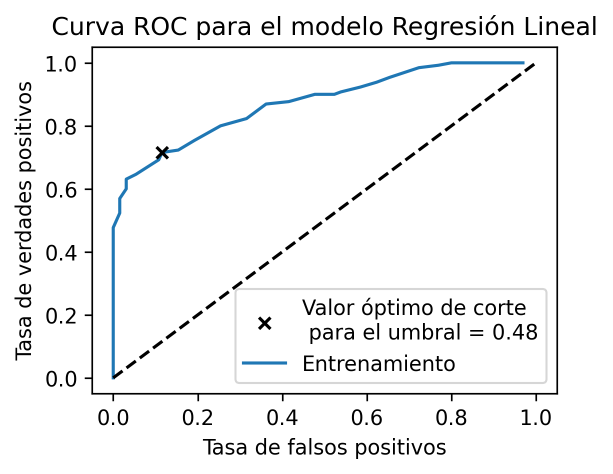
#> input picture documents/notebook_images/analysis: Interpretable Models - Full Images - Predictions- TFM_img_0.png, 1225 x 947 px, given in place of demo1_full.gif, which was not available (shown at 1/2 size)
$ jupyter execute --allow-errors crop_gif.ipynb   (text cells are left out)
#> lines starting #> are read from the running program, lines starting #| are printed output that depends on the picture; pictures that were not available may be replaced by others from this repository, and a replacement may not be noted
[cell 1]
import copy

[cell 2]
from PIL import Image as PILImage, ImageSequence
from IPython.display import Image as DisplayImage, display
import copy
import os
import numpy as np


def read_gif(path):
#> called with path = 'raw_gif/demo1_full.gif'
    gif = PILImage.open(path)
#> gif is the input picture: PIL image 1225x947 RGBA; mean R, G, B, A 241.5, 242.1, 242.5, 255
    frames = [frame.copy().convert("RGBA") for frame in ImageSequence.Iterator(gif)]
#> frames = 1 item
    duration = gif.info.get("duration", 100)  # milliseconds per frame
#> duration = 100
    loop = gif.info.get("loop", 0)
#> loop = 0
    return frames, duration, loop


def apply_operations(operations, frames):
    result = copy.copy(frames)
    for op in reversed(operations):
        print(op)
        if op[2] == "speed":
            start_frame = op[0]
            end_frame = op[1]
            step = op[3]
            result_0 = result[:start_frame]
            result_op = result[start_frame:end_frame:step]
            result_1 = result[end_frame:]

            print("Len result before operation: ", len(result))
            print("Len result after operation: ", len(result_0 + result_op + result_1))

            result = result_0 + result_op + result_1

    return result


def resize_frames(frames, scale=0.5):
    w, h = frames[0].size
    new_size = (int(w * scale), int(h * scale))

    return [frame.resize(new_size, resample=PILImage.LANCZOS) for frame in frames]


def save_gif(frames, output_path, duration=100, loop=0):
    if not frames:
        raise ValueError("No frames to save.")

    # GIF works best in palette mode
    gif_frames = frames

    gif_frames[0].save(
        output_path,
        save_all=True,
        append_images=gif_frames[1:],
        duration=duration,
        loop=loop,
        disposal=2,
        optimize=True,
    )

    return output_path


def save_webp(frames, output_path, duration=100):
    if not frames:
        raise ValueError("No frames")

    rgb_frames = [f.convert("RGB") for f in frames]

    rgb_frames[0].save(
        output_path,
        save_all=True,
        append_images=rgb_frames[1:],
        duration=duration,
        loop=0,
        format="WEBP",
        lossless=False,
        quality=80,  # adjust 50–90
    )

    return output_path

[cell 3]
input_path = "raw_gif/demo1_full.gif"
operations = [
    (0, 120, "speed", 1),
    (120, 140, "speed", 1),
    (140, 200, "speed", 4),
    (200, 767, "speed", 50),
    (767, 843, "speed", 2),
]

output_path = "demo1_edited.gif"
output_path_webp = "demo1_edited.webp"
frames, duration, loop = read_gif(input_path)
#> frames = 1 item; duration = 100; loop = 0

frames = resize_frames(frames, 0.30)
print("Current duration: ", duration, "Current frames: ", len(frames))
#| Current duration:  100 Current frames:  1
new_frames = apply_operations(operations, frames)
#> in apply_operations, `result = copy.copy(frames)`: result = 1 item
#> the loop in apply_operations, `for op in reversed(operations):` made 5 passes
#| Len result before operation:  1
#| Len result after operation:  1
#| Len result before operation:  1
#| Len result after operation:  1
#| Len result before operation:  1
#| Len result after operation:  1
#| Len result before operation:  1
#| Len result after operation:  1
#| Len result before operation:  1
#| Len result after operation:  1
#> new_frames = 1 item
new_duration = duration * len(new_frames) / len(frames) + 20
#> new_duration = 120
new = int(new_duration)
#> new = 120
print("New duration: ", new_duration, "New frames: ", len(new_frames))
#| New duration:  120.0 New frames:  1
save_webp(new_frames, "edited_gif/" + output_path_webp, duration=int(new_duration))
#> in save_webp, `rgb_frames = [f.convert("RGB") for f in frames]`: rgb_frames = 1 item
#> in save_webp, `rgb_frames[0].save( output_path, save_all=True, append_images=rgb_fram..`:
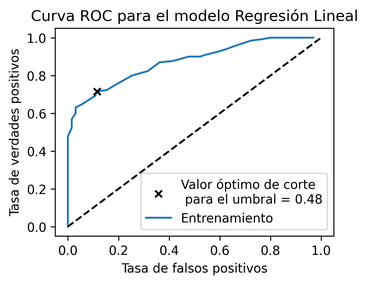
#> saved as demo1_edited.webp: PIL image 367x284 RGB; mean R, G, B 240.5, 241.2, 241.6
#> Out = 'edited_gif/demo1_edited.webp'

[cell 4]
input_path = "raw_gif/demo2_full.gif"

output_path = "edited_gif/demo2_edited.webp"
frames, duration, loop = read_gif(input_path)
#> call 2 of read_gif, with path = 'raw_gif/demo2_full.gif'
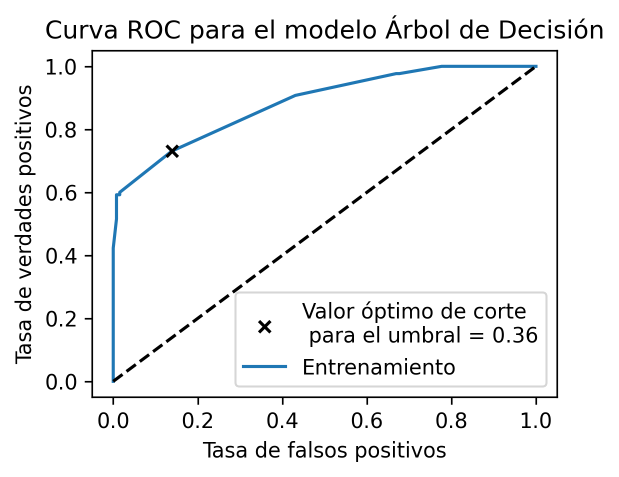
#> input picture documents/notebook_images/analysis: Interpretable Models - Full Images - Predictions- TFM_img_1.png, 1238 x 954 px, given in place of demo2_full.gif, which was not available (shown at 1/2 size)
#> in read_gif, gif is the input picture: PIL image 1238x954 RGBA; mean R, G, B, A 241.7, 242.3, 242.7, 255

[cell 5]
operations = [
    (0, 45, "speed", 2),
    (45, 70, "speed", 1),
    (70, 120, "speed", 2),
    (70, 120, "speed", 2),
    (70, 2500, "speed", 30),
    (2500, 3654, "speed", 20),
]

[cell 6]
frames = resize_frames(frames, 0.5)
new_frames = apply_operations(operations, frames)
#> the loop in apply_operations (call 2), `for op in reversed(operations):` made 6 passes
#| Len result before operation:  1
#| Len result after operation:  1
#| Len result before operation:  1
#| Len result after operation:  1
#| Len result before operation:  1
#| Len result after operation:  1
#| Len result before operation:  1
#| Len result after operation:  1
#| Len result before operation:  1
#| Len result after operation:  1
#> (further printed lines are left out)
new_duration = duration * len(new_frames) / len(frames)
#> new_duration = 100
new = int(new_duration)
#> new = 100
save_webp(new_frames, output_path, duration=int(new_duration))
#> call 2 of save_webp, with output_path = 'edited_gif/demo2_edited.webp', duration = 100
#> in save_webp (call 2), `rgb_frames[0].save( output_path, save_all=True, append_images=rgb_fram..`:
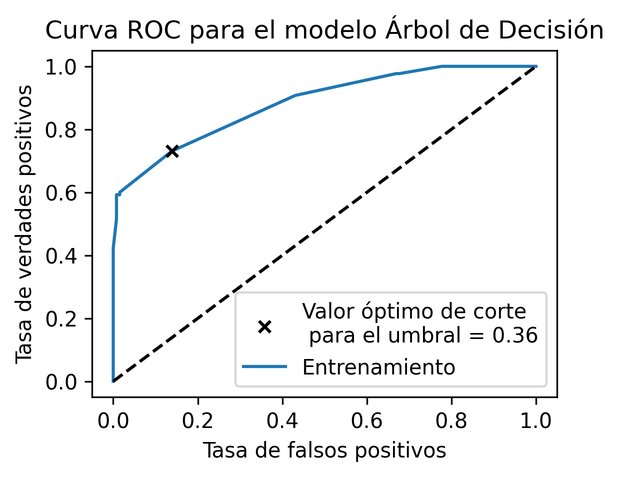
#> saved as demo2_edited.webp: PIL image 619x477 RGB; mean R, G, B 241.5, 242.1, 242.6
#> Out = 'edited_gif/demo2_edited.webp'

[cell 7]
input_path = "raw_gif/demo3_full.gif"

output_path = "edited_gif/demo3_edited.webp"
frames, duration, loop = read_gif(input_path)

[cell 8]
operations = [
    (0, 30, "speed", 2),
    (30, 80, "speed", 1),
    (30, 228, "speed", 1),
]

[cell 9]
frames = resize_frames(frames, 0.5)
new_frames = apply_operations(operations, frames)
new_duration = duration * len(new_frames) / len(frames)
new = int(new_duration)
save_webp(new_frames, output_path, duration=int(new_duration))
#> Out = 'edited_gif/demo3_edited.webp'

[cell 10]
input_path = "raw_gif/demo4_full.gif"

output_path = "edited_gif/demo4_edited.webp"
#> (the rest of this cell did not finish here and is left out)

frames = frames[50:]

[cell 11]
len(frames)
#> Out = 1

#> (a cell that did not finish here is left out)

[cell 13]
operations = [
    (0, 60, "speed", 1),
    (60, 885, "speed", 5),
]
#> operations = [(0, 60, 'speed', 1), (60, 885, 'speed', 5)]

[cell 14]
frames = resize_frames(frames, 0.5)
new_frames = apply_operations(operations, frames)
new_duration = duration * len(new_frames) / len(frames)
new = int(new_duration)
save_webp(new_frames, output_path, duration=int(new_duration))
#> call 4 of save_webp, with output_path = 'edited_gif/demo4_edited.webp', duration = 100
#> in save_webp (call 4), `rgb_frames[0].save( output_path, save_all=True, append_images=rgb_fram..`:
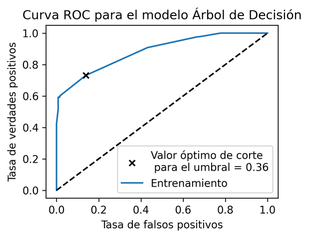
#> saved as demo4_edited.webp: PIL image 309x238 RGB; mean R, G, B 240.5, 241.2, 241.7
#> Out = 'edited_gif/demo4_edited.webp'

[cell 15]
input_path = "raw_gif/demo_final.gif"

output_path = "edited_gif/demo_final_edited.webp"
#> (the rest of this cell did not finish here and is left out)

[cell 16]
operations = [
    (105, 420, "speed", 4),
    (420, 621, "speed", 2),
]
#> operations = [(105, 420, 'speed', 4), (420, 621, 'speed', 2)]

[cell 17]
frames = resize_frames(frames, 0.5)
new_frames = apply_operations(operations, frames)
new_duration = duration * len(new_frames) / len(frames)
new = int(new_duration)
save_webp(new_frames, output_path, duration=int(new_duration))
#> in save_webp (call 5), `rgb_frames[0].save( output_path, save_all=True, append_images=rgb_fram..`:
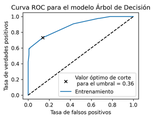
#> saved as demo_final_edited.webp: PIL image 154x119 RGB; mean R, G, B 239.4, 240.1, 240.7
#> Out = 'edited_gif/demo_final_edited.webp'
